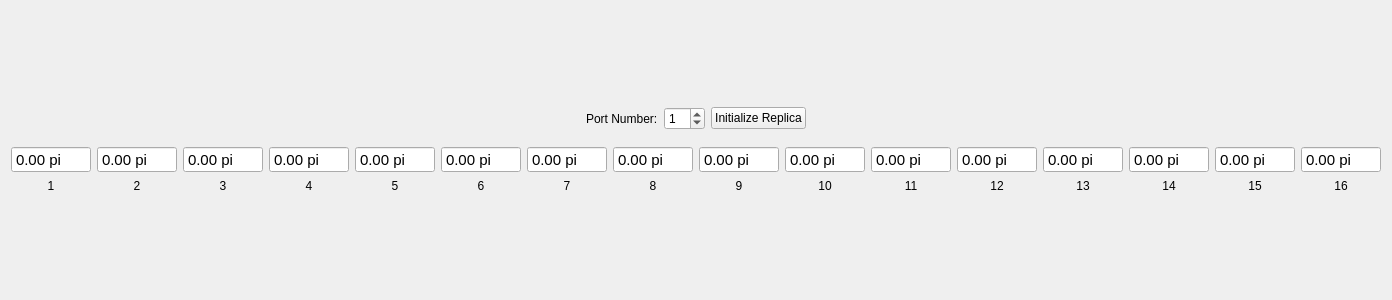
<?xml version="1.0" encoding="UTF-8"?>
<ui version="4.0">
 <class>Replica</class>
 <widget class="QWidget" name="Replica">
  <property name="geometry">
   <rect>
    <x>0</x>
    <y>0</y>
    <width>1392</width>
    <height>300</height>
   </rect>
  </property>
  <property name="windowTitle">
   <string>Form</string>
  </property>
  <layout class="QGridLayout" name="gridLayout_2">
   <item row="0" column="0">
    <spacer name="verticalSpacer_2">
     <property name="orientation">
      <enum>Qt::Vertical</enum>
     </property>
     <property name="sizeHint" stdset="0">
      <size>
       <width>20</width>
       <height>79</height>
      </size>
     </property>
    </spacer>
   </item>
   <item row="1" column="0">
    <layout class="QHBoxLayout" name="horizontalLayout">
     <item>
      <spacer name="horizontalSpacer">
       <property name="orientation">
        <enum>Qt::Horizontal</enum>
       </property>
       <property name="sizeHint" stdset="0">
        <size>
         <width>115</width>
         <height>20</height>
        </size>
       </property>
      </spacer>
     </item>
     <item>
      <widget class="QLabel" name="portnumLabel">
       <property name="text">
        <string>Port Number:</string>
       </property>
      </widget>
     </item>
     <item>
      <widget class="QSpinBox" name="portnumBox">
       <property name="minimum">
        <number>0</number>
       </property>
       <property name="maximum">
        <number>99</number>
       </property>
       <property name="value">
        <number>1</number>
       </property>
      </widget>
     </item>
     <item>
      <widget class="QPushButton" name="initButton">
       <property name="text">
        <string>Initialize Replica</string>
       </property>
       <property name="checkable">
        <bool>true</bool>
       </property>
      </widget>
     </item>
     <item>
      <spacer name="horizontalSpacer_2">
       <property name="orientation">
        <enum>Qt::Horizontal</enum>
       </property>
       <property name="sizeHint" stdset="0">
        <size>
         <width>53</width>
         <height>20</height>
        </size>
       </property>
      </spacer>
     </item>
    </layout>
   </item>
   <item row="2" column="0">
    <spacer name="verticalSpacer">
     <property name="orientation">
      <enum>Qt::Vertical</enum>
     </property>
     <property name="sizeType">
      <enum>QSizePolicy::Fixed</enum>
     </property>
     <property name="sizeHint" stdset="0">
      <size>
       <width>10</width>
       <height>10</height>
      </size>
     </property>
    </spacer>
   </item>
   <item row="3" column="0">
    <layout class="QGridLayout" name="gridLayout">
     <item row="0" column="0">
      <widget class="QDoubleSpinBox" name="box1">
       <property name="font">
        <font>
         <family>Ubuntu</family>
         <pointsize>11</pointsize>
        </font>
       </property>
       <property name="frame">
        <bool>true</bool>
       </property>
       <property name="readOnly">
        <bool>true</bool>
       </property>
       <property name="buttonSymbols">
        <enum>QAbstractSpinBox::NoButtons</enum>
       </property>
       <property name="suffix">
        <string> pi</string>
       </property>
       <property name="decimals">
        <number>2</number>
       </property>
       <property name="minimum">
        <double>-0.500000000000000</double>
       </property>
       <property name="maximum">
        <double>0.500000000000000</double>
       </property>
       <property name="singleStep">
        <double>0.010000000000000</double>
       </property>
      </widget>
     </item>
     <item row="0" column="1">
      <widget class="QDoubleSpinBox" name="box2">
       <property name="font">
        <font>
         <family>Ubuntu</family>
         <pointsize>11</pointsize>
        </font>
       </property>
       <property name="frame">
        <bool>true</bool>
       </property>
       <property name="readOnly">
        <bool>true</bool>
       </property>
       <property name="buttonSymbols">
        <enum>QAbstractSpinBox::NoButtons</enum>
       </property>
       <property name="suffix">
        <string> pi</string>
       </property>
       <property name="decimals">
        <number>2</number>
       </property>
       <property name="minimum">
        <double>-0.500000000000000</double>
       </property>
       <property name="maximum">
        <double>0.500000000000000</double>
       </property>
       <property name="singleStep">
        <double>0.010000000000000</double>
       </property>
      </widget>
     </item>
     <item row="0" column="2">
      <widget class="QDoubleSpinBox" name="box3">
       <property name="font">
        <font>
         <family>Ubuntu</family>
         <pointsize>11</pointsize>
        </font>
       </property>
       <property name="frame">
        <bool>true</bool>
       </property>
       <property name="readOnly">
        <bool>true</bool>
       </property>
       <property name="buttonSymbols">
        <enum>QAbstractSpinBox::NoButtons</enum>
       </property>
       <property name="suffix">
        <string> pi</string>
       </property>
       <property name="decimals">
        <number>2</number>
       </property>
       <property name="minimum">
        <double>-0.500000000000000</double>
       </property>
       <property name="maximum">
        <double>0.500000000000000</double>
       </property>
       <property name="singleStep">
        <double>0.010000000000000</double>
       </property>
      </widget>
     </item>
     <item row="0" column="3">
      <widget class="QDoubleSpinBox" name="box4">
       <property name="font">
        <font>
         <family>Ubuntu</family>
         <pointsize>11</pointsize>
        </font>
       </property>
       <property name="frame">
        <bool>true</bool>
       </property>
       <property name="readOnly">
        <bool>true</bool>
       </property>
       <property name="buttonSymbols">
        <enum>QAbstractSpinBox::NoButtons</enum>
       </property>
       <property name="suffix">
        <string> pi</string>
       </property>
       <property name="decimals">
        <number>2</number>
       </property>
       <property name="minimum">
        <double>-0.500000000000000</double>
       </property>
       <property name="maximum">
        <double>0.500000000000000</double>
       </property>
       <property name="singleStep">
        <double>0.010000000000000</double>
       </property>
      </widget>
     </item>
     <item row="0" column="4">
      <widget class="QDoubleSpinBox" name="box5">
       <property name="font">
        <font>
         <family>Ubuntu</family>
         <pointsize>11</pointsize>
        </font>
       </property>
       <property name="frame">
        <bool>true</bool>
       </property>
       <property name="readOnly">
        <bool>true</bool>
       </property>
       <property name="buttonSymbols">
        <enum>QAbstractSpinBox::NoButtons</enum>
       </property>
       <property name="suffix">
        <string> pi</string>
       </property>
       <property name="decimals">
        <number>2</number>
       </property>
       <property name="minimum">
        <double>-0.500000000000000</double>
       </property>
       <property name="maximum">
        <double>0.500000000000000</double>
       </property>
       <property name="singleStep">
        <double>0.010000000000000</double>
       </property>
      </widget>
     </item>
     <item row="0" column="5">
      <widget class="QDoubleSpinBox" name="box6">
       <property name="font">
        <font>
         <family>Ubuntu</family>
         <pointsize>11</pointsize>
        </font>
       </property>
       <property name="frame">
        <bool>true</bool>
       </property>
       <property name="readOnly">
        <bool>true</bool>
       </property>
       <property name="buttonSymbols">
        <enum>QAbstractSpinBox::NoButtons</enum>
       </property>
       <property name="suffix">
        <string> pi</string>
       </property>
       <property name="decimals">
        <number>2</number>
       </property>
       <property name="minimum">
        <double>-0.500000000000000</double>
       </property>
       <property name="maximum">
        <double>0.500000000000000</double>
       </property>
       <property name="singleStep">
        <double>0.010000000000000</double>
       </property>
      </widget>
     </item>
     <item row="0" column="6">
      <widget class="QDoubleSpinBox" name="box7">
       <property name="font">
        <font>
         <family>Ubuntu</family>
         <pointsize>11</pointsize>
        </font>
       </property>
       <property name="frame">
        <bool>true</bool>
       </property>
       <property name="readOnly">
        <bool>true</bool>
       </property>
       <property name="buttonSymbols">
        <enum>QAbstractSpinBox::NoButtons</enum>
       </property>
       <property name="suffix">
        <string> pi</string>
       </property>
       <property name="decimals">
        <number>2</number>
       </property>
       <property name="minimum">
        <double>-0.500000000000000</double>
       </property>
       <property name="maximum">
        <double>0.500000000000000</double>
       </property>
       <property name="singleStep">
        <double>0.010000000000000</double>
       </property>
      </widget>
     </item>
     <item row="0" column="7">
      <widget class="QDoubleSpinBox" name="box8">
       <property name="font">
        <font>
         <family>Ubuntu</family>
         <pointsize>11</pointsize>
        </font>
       </property>
       <property name="frame">
        <bool>true</bool>
       </property>
       <property name="readOnly">
        <bool>true</bool>
       </property>
       <property name="buttonSymbols">
        <enum>QAbstractSpinBox::NoButtons</enum>
       </property>
       <property name="suffix">
        <string> pi</string>
       </property>
       <property name="decimals">
        <number>2</number>
       </property>
       <property name="minimum">
        <double>-0.500000000000000</double>
       </property>
       <property name="maximum">
        <double>0.500000000000000</double>
       </property>
       <property name="singleStep">
        <double>0.010000000000000</double>
       </property>
      </widget>
     </item>
     <item row="0" column="8">
      <widget class="QDoubleSpinBox" name="box9">
       <property name="font">
        <font>
         <family>Ubuntu</family>
         <pointsize>11</pointsize>
        </font>
       </property>
       <property name="frame">
        <bool>true</bool>
       </property>
       <property name="readOnly">
        <bool>true</bool>
       </property>
       <property name="buttonSymbols">
        <enum>QAbstractSpinBox::NoButtons</enum>
       </property>
       <property name="suffix">
        <string> pi</string>
       </property>
       <property name="decimals">
        <number>2</number>
       </property>
       <property name="minimum">
        <double>-0.500000000000000</double>
       </property>
       <property name="maximum">
        <double>0.500000000000000</double>
       </property>
       <property name="singleStep">
        <double>0.010000000000000</double>
       </property>
      </widget>
     </item>
     <item row="0" column="9">
      <widget class="QDoubleSpinBox" name="box10">
       <property name="font">
        <font>
         <family>Ubuntu</family>
         <pointsize>11</pointsize>
        </font>
       </property>
       <property name="frame">
        <bool>true</bool>
       </property>
       <property name="readOnly">
        <bool>true</bool>
       </property>
       <property name="buttonSymbols">
        <enum>QAbstractSpinBox::NoButtons</enum>
       </property>
       <property name="suffix">
        <string> pi</string>
       </property>
       <property name="decimals">
        <number>2</number>
       </property>
       <property name="minimum">
        <double>-0.500000000000000</double>
       </property>
       <property name="maximum">
        <double>0.500000000000000</double>
       </property>
       <property name="singleStep">
        <double>0.010000000000000</double>
       </property>
      </widget>
     </item>
     <item row="0" column="10">
      <widget class="QDoubleSpinBox" name="box11">
       <property name="font">
        <font>
         <family>Ubuntu</family>
         <pointsize>11</pointsize>
        </font>
       </property>
       <property name="frame">
        <bool>true</bool>
       </property>
       <property name="readOnly">
        <bool>true</bool>
       </property>
       <property name="buttonSymbols">
        <enum>QAbstractSpinBox::NoButtons</enum>
       </property>
       <property name="suffix">
        <string> pi</string>
       </property>
       <property name="decimals">
        <number>2</number>
       </property>
       <property name="minimum">
        <double>-0.500000000000000</double>
       </property>
       <property name="maximum">
        <double>0.500000000000000</double>
       </property>
       <property name="singleStep">
        <double>0.010000000000000</double>
       </property>
      </widget>
     </item>
     <item row="0" column="11">
      <widget class="QDoubleSpinBox" name="box12">
       <property name="font">
        <font>
         <family>Ubuntu</family>
         <pointsize>11</pointsize>
        </font>
       </property>
       <property name="frame">
        <bool>true</bool>
       </property>
       <property name="readOnly">
        <bool>true</bool>
       </property>
       <property name="buttonSymbols">
        <enum>QAbstractSpinBox::NoButtons</enum>
       </property>
       <property name="suffix">
        <string> pi</string>
       </property>
       <property name="decimals">
        <number>2</number>
       </property>
       <property name="minimum">
        <double>-0.500000000000000</double>
       </property>
       <property name="maximum">
        <double>0.500000000000000</double>
       </property>
       <property name="singleStep">
        <double>0.010000000000000</double>
       </property>
      </widget>
     </item>
     <item row="0" column="12">
      <widget class="QDoubleSpinBox" name="box13">
       <property name="font">
        <font>
         <family>Ubuntu</family>
         <pointsize>11</pointsize>
        </font>
       </property>
       <property name="frame">
        <bool>true</bool>
       </property>
       <property name="readOnly">
        <bool>true</bool>
       </property>
       <property name="buttonSymbols">
        <enum>QAbstractSpinBox::NoButtons</enum>
       </property>
       <property name="suffix">
        <string> pi</string>
       </property>
       <property name="decimals">
        <number>2</number>
       </property>
       <property name="minimum">
        <double>-0.500000000000000</double>
       </property>
       <property name="maximum">
        <double>0.500000000000000</double>
       </property>
       <property name="singleStep">
        <double>0.010000000000000</double>
       </property>
      </widget>
     </item>
     <item row="0" column="13">
      <widget class="QDoubleSpinBox" name="box14">
       <property name="font">
        <font>
         <family>Ubuntu</family>
         <pointsize>11</pointsize>
        </font>
       </property>
       <property name="frame">
        <bool>true</bool>
       </property>
       <property name="readOnly">
        <bool>true</bool>
       </property>
       <property name="buttonSymbols">
        <enum>QAbstractSpinBox::NoButtons</enum>
       </property>
       <property name="suffix">
        <string> pi</string>
       </property>
       <property name="decimals">
        <number>2</number>
       </property>
       <property name="minimum">
        <double>-0.500000000000000</double>
       </property>
       <property name="maximum">
        <double>0.500000000000000</double>
       </property>
       <property name="singleStep">
        <double>0.010000000000000</double>
       </property>
      </widget>
     </item>
     <item row="0" column="14">
      <widget class="QDoubleSpinBox" name="box15">
       <property name="font">
        <font>
         <family>Ubuntu</family>
         <pointsize>11</pointsize>
        </font>
       </property>
       <property name="frame">
        <bool>true</bool>
       </property>
       <property name="readOnly">
        <bool>true</bool>
       </property>
       <property name="buttonSymbols">
        <enum>QAbstractSpinBox::NoButtons</enum>
       </property>
       <property name="suffix">
        <string> pi</string>
       </property>
       <property name="decimals">
        <number>2</number>
       </property>
       <property name="minimum">
        <double>-0.500000000000000</double>
       </property>
       <property name="maximum">
        <double>0.500000000000000</double>
       </property>
       <property name="singleStep">
        <double>0.010000000000000</double>
       </property>
      </widget>
     </item>
     <item row="0" column="15">
      <widget class="QDoubleSpinBox" name="box16">
       <property name="font">
        <font>
         <family>Ubuntu</family>
         <pointsize>11</pointsize>
        </font>
       </property>
       <property name="frame">
        <bool>true</bool>
       </property>
       <property name="readOnly">
        <bool>true</bool>
       </property>
       <property name="buttonSymbols">
        <enum>QAbstractSpinBox::NoButtons</enum>
       </property>
       <property name="suffix">
        <string> pi</string>
       </property>
       <property name="decimals">
        <number>2</number>
       </property>
       <property name="minimum">
        <double>-0.500000000000000</double>
       </property>
       <property name="maximum">
        <double>0.500000000000000</double>
       </property>
       <property name="singleStep">
        <double>0.010000000000000</double>
       </property>
      </widget>
     </item>
     <item row="1" column="0">
      <widget class="QLabel" name="label1">
       <property name="text">
        <string>1</string>
       </property>
       <property name="alignment">
        <set>Qt::AlignCenter</set>
       </property>
      </widget>
     </item>
     <item row="1" column="1">
      <widget class="QLabel" name="label2">
       <property name="text">
        <string>2</string>
       </property>
       <property name="alignment">
        <set>Qt::AlignCenter</set>
       </property>
      </widget>
     </item>
     <item row="1" column="2">
      <widget class="QLabel" name="label3">
       <property name="text">
        <string>3</string>
       </property>
       <property name="alignment">
        <set>Qt::AlignCenter</set>
       </property>
      </widget>
     </item>
     <item row="1" column="3">
      <widget class="QLabel" name="label4">
       <property name="text">
        <string>4</string>
       </property>
       <property name="alignment">
        <set>Qt::AlignCenter</set>
       </property>
      </widget>
     </item>
     <item row="1" column="4">
      <widget class="QLabel" name="label5">
       <property name="text">
        <string>5</string>
       </property>
       <property name="alignment">
        <set>Qt::AlignCenter</set>
       </property>
      </widget>
     </item>
     <item row="1" column="5">
      <widget class="QLabel" name="label6">
       <property name="text">
        <string>6</string>
       </property>
       <property name="alignment">
        <set>Qt::AlignCenter</set>
       </property>
      </widget>
     </item>
     <item row="1" column="6">
      <widget class="QLabel" name="label7">
       <property name="text">
        <string>7</string>
       </property>
       <property name="alignment">
        <set>Qt::AlignCenter</set>
       </property>
      </widget>
     </item>
     <item row="1" column="7">
      <widget class="QLabel" name="label8">
       <property name="text">
        <string>8</string>
       </property>
       <property name="alignment">
        <set>Qt::AlignCenter</set>
       </property>
      </widget>
     </item>
     <item row="1" column="8">
      <widget class="QLabel" name="label9">
       <property name="text">
        <string>9</string>
       </property>
       <property name="alignment">
        <set>Qt::AlignCenter</set>
       </property>
      </widget>
     </item>
     <item row="1" column="9">
      <widget class="QLabel" name="label10">
       <property name="text">
        <string>10</string>
       </property>
       <property name="alignment">
        <set>Qt::AlignCenter</set>
       </property>
      </widget>
     </item>
     <item row="1" column="10">
      <widget class="QLabel" name="label11">
       <property name="text">
        <string>11</string>
       </property>
       <property name="alignment">
        <set>Qt::AlignCenter</set>
       </property>
      </widget>
     </item>
     <item row="1" column="11">
      <widget class="QLabel" name="label12">
       <property name="text">
        <string>12</string>
       </property>
       <property name="alignment">
        <set>Qt::AlignCenter</set>
       </property>
      </widget>
     </item>
     <item row="1" column="12">
      <widget class="QLabel" name="label13">
       <property name="text">
        <string>13</string>
       </property>
       <property name="alignment">
        <set>Qt::AlignCenter</set>
       </property>
      </widget>
     </item>
     <item row="1" column="13">
      <widget class="QLabel" name="label14">
       <property name="text">
        <string>14</string>
       </property>
       <property name="alignment">
        <set>Qt::AlignCenter</set>
       </property>
      </widget>
     </item>
     <item row="1" column="14">
      <widget class="QLabel" name="label15">
       <property name="text">
        <string>15</string>
       </property>
       <property name="alignment">
        <set>Qt::AlignCenter</set>
       </property>
      </widget>
     </item>
     <item row="1" column="15">
      <widget class="QLabel" name="label16">
       <property name="text">
        <string>16</string>
       </property>
       <property name="alignment">
        <set>Qt::AlignCenter</set>
       </property>
      </widget>
     </item>
    </layout>
   </item>
   <item row="4" column="0">
    <spacer name="verticalSpacer_3">
     <property name="orientation">
      <enum>Qt::Vertical</enum>
     </property>
     <property name="sizeHint" stdset="0">
      <size>
       <width>20</width>
       <height>79</height>
      </size>
     </property>
    </spacer>
   </item>
  </layout>
 </widget>
 <tabstops>
  <tabstop>portnumBox</tabstop>
  <tabstop>initButton</tabstop>
  <tabstop>box1</tabstop>
  <tabstop>box2</tabstop>
  <tabstop>box3</tabstop>
  <tabstop>box4</tabstop>
  <tabstop>box5</tabstop>
  <tabstop>box6</tabstop>
  <tabstop>box7</tabstop>
  <tabstop>box8</tabstop>
  <tabstop>box9</tabstop>
  <tabstop>box10</tabstop>
  <tabstop>box11</tabstop>
  <tabstop>box12</tabstop>
  <tabstop>box13</tabstop>
  <tabstop>box14</tabstop>
  <tabstop>box15</tabstop>
  <tabstop>box16</tabstop>
 </tabstops>
 <resources/>
 <connections/>
</ui>
